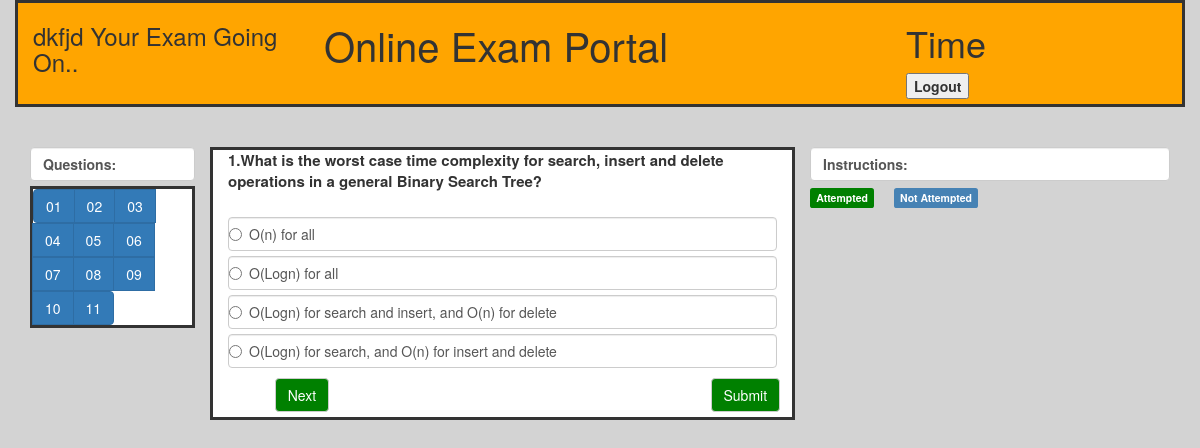
Screenshot of /quiz.php (signed in) with the database file from the repository.
### tables this page shows
CREATE TABLE `quiz` (
  `id` int(20) NOT NULL,
  `qus` varchar(200) DEFAULT NULL,
  `op1` varchar(100) DEFAULT NULL,
  `op2` varchar(100) DEFAULT NULL,
  `op3` varchar(100) DEFAULT NULL,
  `op4` varchar(100) DEFAULT NULL,
  `markoption` varchar(5) DEFAULT NULL,
  `rightoption` varchar(5) DEFAULT NULL
);

### quiz.php (the view, shortened to what this page needs)
<!DOCTYPE html>
<html lang="en">
<head>
  <link rel="stylesheet" href="https://maxcdn.bootstrapcdn.com/bootstrap/3.4.0/css/bootstrap.min.css">
 <link rel="stylesheet" href="bootstrap.min.css">
 <?php
		 $con=mysqli_connect('localhost','root',"","onlineexam") or die("database error");
   		$q ="select *from quiz ";
		 $result=mysqli_query($con,$q);
          $num=mysqli_num_rows($result);
 ?>
</head>
<body style="background:LightGray;" onload="timeout()">
<div class="container" style="background-color:orange; border:solid" >
   <div class="row" >
           <div class="col-sm-3">
					<div >
					<h3 > <?php  echo $_SESSION["names1"]; ?> Your Exam Going On..</h3>
					</div>
           </div>
		   <div class="col-sm-6">
					<div >
					<h1 style="font-size:40px;">Online Exam Portal</h1>
					</div>
           </div>
	       <div class="col-sm-3">
		            <div >
					<h1 id="time">Time </h1>
					</div>
					<div>
					<label><button  onclick="window.location.href='logout.php'" value="Logout" >Logout</button></label>
					</div>
           </div>
	</div>
</div>
<br>
<br>
<div class="container">
  <div class="row">
				<div class="col-sm-2">
            <label  class="form-control">Questions:</label>
			<div style="background-color:white ;border:solid">
			<div class="btn-group">
				 <?php
				    for($i=1;$i<=$num;$i++) {
					?>
	              <?php if($i<10) { ?>
    		     	<button type="button" class="btn btn-primary"   id="<?php echo $i; ?>" value="<?php  echo $i; ?>" onclick="cheack(<?php echo $i; ?>);" ><?php echo 0;echo $i; ?></button>
		    		<?php	}?>
                   <?php if($i>9) { ?>
    		     	<button type="button" class="btn btn-primary"   id="<?php echo $i; ?>" value="<?php  echo $i; ?>" onclick="cheack(<?php echo $i; ?>);" ><?php echo $i; ?></button>
		    		<?php	}?>
					<?php	}?>
					</div>
				</div>
				  </div>
   <div class="col-sm-6" style="background-color:white;border:solid">
            <form onsubmit="if(!confirm('Are You sure for submit test?')){return false;}" action="quizform.php" method ="POST" id="form1">
			 <?php
			    for($i=1;$i<=$num;$i++)
				{
					 $row=mysqli_fetch_array($result);
			    ?>
			  <div id="ques<?php echo $i;?>" >
			  <div>
			  <label id="q" for="questions"   > <p  style="font-size:15px"><?php echo $i; echo "."; ?><?php  echo $row['qus'];?></p></label>
			   </div>
		 	   <div class="radio">
		    	 <label  class="form-control"><input id="op1" type="radio" value="1" name="optradio<?php echo $i; ?>" ></input><?php  echo $row['op1'];?></label>
			    </div>
			  <div class="radio">
			   <label  class="form-control"><input  id="op2" type="radio" value="2" name="optradio<?php echo $i; ?>" ></input><?php  echo $row['op2'];?></label>
			  </div>
			<div class="radio">
			  <label  class="form-control"><input type="radio" id="op3" value="3" name="optradio<?php echo $i; ?>"  ></input><?php  echo $row['op3'];?></label>
			 </div>
			 <div class="radio ">
			  <label  class="form-control"><input type="radio" id="op4" value="4" name="optradio<?php echo $i; ?>" ></input><?php  echo $row['op4'];?></label>
			 </div>
                 </div>
			<?php
				}
				?>
             	<div class="row">
                  <div class="col-sm-10">
						<div class="button">
					   <label><input type="button" class="btn btn-default" style="background:green;color:white " id="next" value="Next" onclick="fornext();"> </input></label>
					   </div>
				  </div>
               <div class="col-sm-2">
					<div >
					<label><button class="btn btn-default" style="background:green;color:white "  type="submit" value="Submit" >Submit</button></label>
					</div>
               </div>
	          </div>
	    </form>
	  </div>
					<div class="col-sm-4">
					<label  class="form-control"> Instructions:</label>
					<span class="label label-primary" style="background-color:green " >Attempted</span> &nbsp &nbsp
                    <span class="label label-success" style="background-color:SteelBlue">Not Attempted</span>
					  </div>
</div>
</div>
</body>
</html>

### rows the page displays
quiz: qus "What is the worst case time complexity for search, insert and delete operations in a general Binary Search Tree?", op1 "O(n) for all", op2 "O(Logn) for all", op3 "O(Logn) for search and insert, and O(n) for delete", op4 "O(Logn) for search, and O(n) for insert and delete"

### other values shown
$_SESSION["names1"] "dkfjd"
